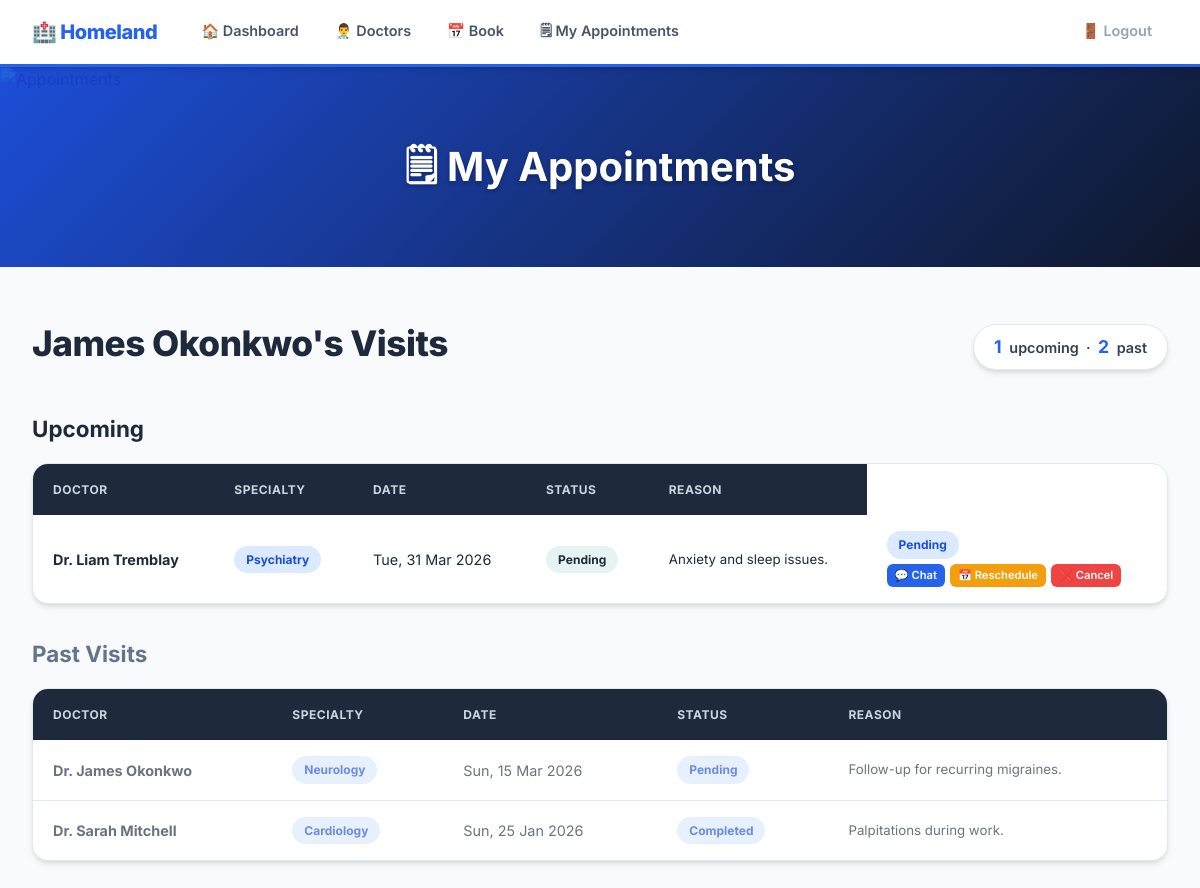
/my_appointments.php (signed in), run on the app's committed database.
### tables this page shows
CREATE TABLE `appointments` (
  `id` int(11) NOT NULL,
  `patient_id` int(11) NOT NULL,
  `doctor_id` int(11) NOT NULL,
  `appointment_date` date NOT NULL,
  `message` text DEFAULT NULL,
  `status` enum('pending','confirmed','cancelled','completed') NOT NULL DEFAULT 'pending',
  `created_at` timestamp NOT NULL DEFAULT current_timestamp()
);

CREATE TABLE `doctors` (
  `id` int(11) NOT NULL,
  `name` varchar(120) NOT NULL,
  `email` varchar(180) NOT NULL,
  `password` varchar(255) NOT NULL,
  `specialty` varchar(120) NOT NULL,
  `phone` varchar(30) DEFAULT NULL,
  `created_at` timestamp NOT NULL DEFAULT current_timestamp()
);

### my_appointments.php (the view, shortened to what this page needs)
<?php
include "config.php";
$uid = (int)$_SESSION['user_id'];
$sql = "SELECT a.id, a.appointment_date, a.message, a.status,
               d.name AS doctor_name, d.specialty
        FROM appointments a
        JOIN doctors d ON a.doctor_id = d.id
        WHERE a.patient_id = $uid
        ORDER BY a.appointment_date DESC";
$result = mysqli_query($conn, $sql);
$upcoming = [];
$past     = [];
$today    = date('Y-m-d');
while ($row = mysqli_fetch_assoc($result)) {
    if ($row['appointment_date'] >= $today) {
        $upcoming[] = $row;
    } else {
        $past[] = $row;
    }
}
$total = count($upcoming) + count($past);
?>
<!DOCTYPE html>
<html lang="en">
<head>
<link rel="stylesheet" href="style.css">
</head>
<body>
<nav>
  <span class="nav-brand">🏥 Homeland</span>
  <a href="dashboard.php">🏠 Dashboard</a>
  <a href="doctors.php">👨‍⚕️ Doctors</a>
  <a href="book_appointment.php">📅 Book</a>
  <a href="my_appointments.php">🗒 My Appointments</a>
  <a href="logout.php" class="nav-logout">🚪 Logout</a>
</nav>
<div class="banner">
  <img src="https://images.unsplash.com/photo-1504439468489-c8920d796a29?w=1200&auto=format&fit=crop&q=70" alt="Appointments">
  <h2>🗒 My Appointments</h2>
</div>
<div class="wrap">
  <?php if ($total === 0): ?>
    <div class="empty">
      <span class="eic">📅</span>
      <h3>No appointments yet</h3>
      <p>You haven't booked any visits. Get started now.</p>
      <a href="book_appointment.php" class="btn btn-navy">Book an Appointment</a>
    </div>
  <?php else: ?>
    <div class="sch-head">
      <div>
        <h2 class="page-title"><?php echo htmlspecialchars($_SESSION['user_name']); ?>'s Visits</h2>
      </div>
      <span class="stat-chip">
        <strong><?php echo count($upcoming); ?></strong> upcoming &nbsp;·&nbsp;
        <strong><?php echo count($past); ?></strong> past
      </span>
    </div>
    <?php if (count($upcoming) > 0): ?>
      <p class="sec-label">Upcoming</p>
      <div class="tbl-wrap a1" style="margin-bottom:32px">
        <table>
          <thead>
            <tr><th>Doctor</th><th>Specialty</th><th>Date</th><th>Status</th><th>Reason</th></tr>
          </thead>
          <tbody>
          <?php foreach ($upcoming as $row): ?>
            <tr>
              <td><strong>Dr. <?php echo htmlspecialchars($row['doctor_name']); ?></strong></td>
              <td><span class="badge"><?php echo htmlspecialchars($row['specialty']); ?></span></td>
              <td><?php echo date('D, d M Y', strtotime($row['appointment_date'])); ?></td>
              <td><span class="badge" style="background:rgba(42,157,143,.12);color:var(--green)"><?php echo ucfirst($row['status']); ?></span></td>
              <td style="color:var(--text3);font-size:.83rem"><?php echo $row['message'] ? htmlspecialchars($row['message']) : '—'; ?></td>
              <td>
    <span class="badge badge-<?php echo $row['status']; ?>"><?php echo ucfirst($row['status']); ?></span>
    <?php if ($row['appointment_date'] >= $today && in_array($row['status'], ['pending', 'confirmed', 'rescheduled'])): ?>
        <div style="display: flex; gap: 5px; margin-top: 5px;">
            <a href="chat.php?appointment_id=<?php echo $row['id']; ?>" class="tbl-link" style="padding: 3px 8px; font-size: 0.7rem;">💬 Chat</a>
            <a href="appointment_action.php?id=<?php echo $row['id']; ?>&action=reschedule" class="tbl-link" style="padding: 3px 8px; font-size: 0.7rem; background: var(--warning);">📅 Reschedule</a>
            <a href="appointment_action.php?id=<?php echo $row['id']; ?>&action=cancel" class="tbl-link" style="padding: 3px 8px; font-size: 0.7rem; background: var(--danger);">❌ Cancel</a>
        </div>
    <?php endif; ?>
</td>
            </tr>
          <?php endforeach; ?>
          </tbody>
        </table>
      </div>
    <?php endif; ?>
    <?php if (count($past) > 0): ?>
      <p class="sec-label past">Past Visits</p>
      <div class="tbl-wrap a2">
        <table>
          <thead>
            <tr><th>Doctor</th><th>Specialty</th><th>Date</th><th>Status</th><th>Reason</th></tr>
          </thead>
          <tbody>
          <?php foreach ($past as $row): ?>
            <tr style="opacity:.65">
              <td><strong>Dr. <?php echo htmlspecialchars($row['doctor_name']); ?></strong></td>
              <td><span class="badge"><?php echo htmlspecialchars($row['specialty']); ?></span></td>
              <td><?php echo date('D, d M Y', strtotime($row['appointment_date'])); ?></td>
              <td><span class="badge"><?php echo ucfirst($row['status']); ?></span></td>
              <td style="color:var(--text3);font-size:.83rem"><?php echo $row['message'] ? htmlspecialchars($row['message']) : '—'; ?></td>
            </tr>
          <?php endforeach; ?>
          </tbody>
        </table>
      </div>
    <?php endif; ?>
  <?php endif; ?>
</div>
</body>
</html>

### style.css (style rules this page uses)
*, *::before, *::after { box-sizing: border-box; margin: 0; padding: 0; }
:root { --primary: #2563eb; --primary-dark: #1d4ed8; --primary-light: #60a5fa; --primary-soft: #dbeafe; --secondary: #0f172a; --secondary-light: #1e293b; --accent: #7c3aed; --accent-light: #ddd6fe; --success: #10b981; --success-light: #d1fae5; --warning: #f59e0b; --warning-light: #fed7aa; --danger: #ef4444; --danger-light: #fee2e2; --gray-50: #f8fafc; --gray-100: #f1f5f9; --gray-200: #e2e8f0; --gray-300: #cbd5e1; --gray-400: #94a3b8; --gray-500: #64748b; --gray-600: #475569; --gray-700: #334155; --gray-800: #1e293b; --gray-900: #0f172a; --white: #ffffff; --shadow-sm: 0 1px 3px rgba(0,0,0,0.12), 0 1px 2px rgba(0,0,0,0.24); --shadow: 0 4px 6px -1px rgba(0,0,0,0.1), 0 2px 4px -1px rgba(0,0,0,0.06); --shadow-md: 0 10px 15px -3px rgba(0,0,0,0.1), 0 4px 6px -2px rgba(0,0,0,0.05); --shadow-lg: 0 20px 25px -5px rgba(0,0,0,0.1), 0 10px 10px -5px rgba(0,0,0,0.04); --radius-sm: 6px; --radius: 8px; --radius-md: 12px; --radius-lg: 16px; --radius-xl: 24px; }
html { scroll-behavior: smooth; }
body { font-family: 'Inter', sans-serif; background: var(--gray-50); color: var(--gray-800); min-height: 100vh; line-height: 1.6; }
.banner { position: relative; height: 200px; background: linear-gradient(135deg, var(--primary-dark), var(--secondary)); overflow: hidden; }
.banner img { width: 100%; height: 100%; object-fit: cover; opacity: 0.3; mix-blend-mode: overlay; }
.banner h2 { position: absolute; inset: 0; display: flex; align-items: center; justify-content: center; font-size: clamp(1.8rem, 4vw, 2.5rem); font-weight: 700; color: var(--white); text-shadow: 0 2px 4px rgba(0,0,0,0.3); }
nav { background: var(--white); display: flex; align-items: center; padding: 0 32px; gap: 4px; position: sticky; top: 0; z-index: 100; box-shadow: var(--shadow); border-bottom: 3px solid var(--primary); }
.nav-brand { font-weight: 800; color: var(--primary); font-size: 1.25rem; margin-right: 24px; white-space: nowrap; padding: 16px 0; letter-spacing: -0.5px; }
nav a { color: var(--gray-600); font-size: 0.9rem; font-weight: 600; padding: 18px 16px; border-bottom: 3px solid transparent; transition: all 0.2s; white-space: nowrap; text-decoration: none; }
.nav-logout { margin-left: auto !important; color: var(--gray-400) !important; }
.wrap { max-width: 1200px; margin: 0 auto; padding: 48px 32px 80px; }
.page-title { font-weight: 800; font-size: 2.2rem; color: var(--gray-800); margin-bottom: 8px; letter-spacing: -0.5px; }
.tbl-wrap { background: var(--white); border-radius: var(--radius-lg); box-shadow: var(--shadow); overflow: hidden; border: 1px solid var(--gray-200); }
table { width: 100%; border-collapse: collapse; }
thead { background: var(--gray-800); }
thead th { padding: 16px 20px; text-align: left; font-size: 0.75rem; font-weight: 700; text-transform: uppercase; letter-spacing: 0.5px; color: var(--gray-300); }
tbody tr { border-bottom: 1px solid var(--gray-200); transition: background 0.15s; }
tbody tr:last-child { border: none; }
tbody td { padding: 16px 20px; font-size: 0.9rem; vertical-align: middle; }
.badge { display: inline-block; padding: 4px 12px; border-radius: 20px; font-size: 0.75rem; font-weight: 700; background: var(--primary-soft); color: var(--primary-dark); }
.tbl-link { display: inline-flex; align-items: center; gap: 6px; padding: 6px 16px; background: var(--primary); color: var(--white) !important; border-radius: var(--radius-sm); font-size: 0.8rem; font-weight: 600; transition: all 0.2s; text-decoration: none; }
.sch-head { display: flex; align-items: center; justify-content: space-between; flex-wrap: wrap; gap: 16px; margin-bottom: 32px; }
.stat-chip { background: var(--white); border-radius: 30px; padding: 8px 20px; font-size: 0.9rem; box-shadow: var(--shadow); color: var(--gray-700); font-weight: 600; border: 1px solid var(--gray-200); }
.stat-chip strong { color: var(--primary); font-size: 1.1rem; margin-right: 4px; }
.sec-label { font-weight: 700; font-size: 1.4rem; color: var(--gray-800); margin: 32px 0 16px; }
.sec-label.past { color: var(--gray-500); }
.a1 { animation: fadeUp 0.5s ease both; }
.a2 { animation: fadeUp 0.5s 0.1s ease both; }

### data on the page
appointments: doctor.name "Liam Tremblay", doctor.specialty "Psychiatry", appointment_date "Tue, 31 Mar 2026", status "Pending", message "Anxiety and sleep issues."
appointments: doctor.name "James Okonkwo", doctor.specialty "Neurology", appointment_date "Sun, 15 Mar 2026", status "Pending", message "Follow-up for recurring migraines."
appointments: doctor.name "Sarah Mitchell", doctor.specialty "Cardiology", appointment_date "Sun, 25 Jan 2026", status "Completed", message "Palpitations during work."

### other printed values
$_SESSION['user_name'] "James Okonkwo"
count($upcoming) "1"
count($past) "2"
